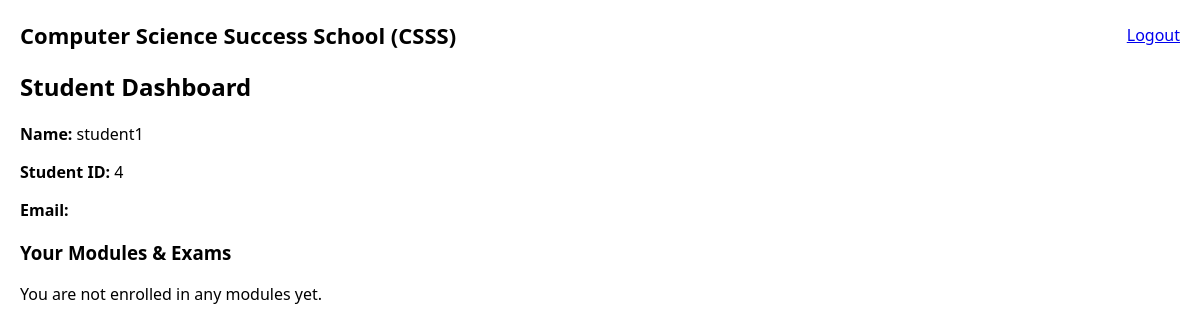
The page /accounts/student/dashboard/ (signed in) on the database as committed earlier.
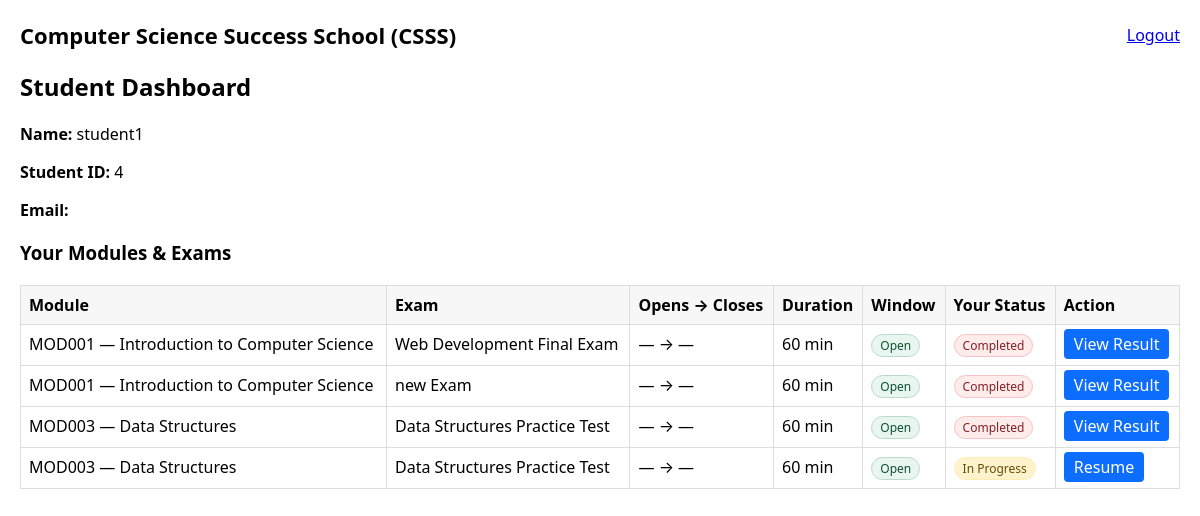
The same page on the database as committed later.
### accounts/models.py (models this page shows, shortened)
class CustomUser(AbstractUser):
    ROLE_CHOICES = (
        ('student', 'Student'),
        ('staff', 'Staff'),
    )
    role = models.CharField(max_length=10, choices=ROLE_CHOICES, default='student')
    module = models.ForeignKey(
        Module, on_delete=models.SET_NULL, null=True, blank=True, related_name='staff_members'
    )
    modules = models.ManyToManyField(Module, blank=True, related_name='students')

class Module(models.Model):
    name = models.CharField(max_length=100, unique=True)
    code = models.CharField(max_length=32, unique=True)

### exams/models.py (models this page shows, shortened)
class Exam(models.Model):
    title = models.CharField(max_length=200)
    description = models.TextField(blank=True)
    created_at = models.DateTimeField(auto_now_add=True)
    is_active = models.BooleanField(default=True)
    module = models.ForeignKey(Module, on_delete=models.CASCADE)
    opens_at = models.DateTimeField(null=True, blank=True)
    closes_at = models.DateTimeField(null=True, blank=True)
    duration_minutes = models.PositiveIntegerField(default=60)
    def is_open_now(self):
        now = timezone.now()
        if self.opens_at and now < self.opens_at:
            return False
        if self.closes_at and now >= self.closes_at:
            return False
        return True

### accounts/views.py (the view)
# urls.py: path('student/dashboard/', student_dashboard, name='student_dashboard'),
@login_required
def student_dashboard(request):
    if getattr(request.user, 'role', None) != 'student':
        return redirect('login')
    student = request.user
    modules = student.modules.all().order_by('code', 'name')
    exams_qs = (Exam.objects
                .filter(module__in=modules, is_active=True)
                .select_related('module')
                .order_by('module__code', 'title'))
    attempts = (StudentExamAttempt.objects
                .filter(student=student, exam__in=exams_qs)
                .values('exam_id', 'id', 'completed'))
    attempt_map = {a['exam_id']: a for a in attempts}
    exams = []
    for e in exams_qs:
        att = attempt_map.get(e.id)
        if att:
            if att['completed']:
                e.status = 'Completed'
                e.attempt_id = att['id']
            else:
                e.status = 'In Progress'
                e.attempt_id = att['id']
        else:
            e.status = 'Not Started'
            e.attempt_id = None
        exams.append(e)
    return render(request, 'accounts/student_dashboard.html', {
        'modules': modules,
        'exams': exams,
    })

### templates/accounts/student_dashboard.html (shortened to what this page needs)
<!DOCTYPE html>
<html lang="en">
<head>
</head>
<body>
    <header>
        <h1>Computer Science Success School (CSSS)</h1>
        <nav>
            <a href="{% url 'logout' %}">Logout</a>
        </nav>
    </header>
    <section>
        <h2>Student Dashboard</h2>
        <p><strong>Name:</strong> {{ request.user.get_full_name|default:request.user.username }}</p>
        <p><strong>Student ID:</strong> {{ request.user.id }}</p>
        <p><strong>Email:</strong> {{ request.user.email }}</p>
    </section>
    <section>
        <h3>Your Modules & Exams</h3>
        {% if modules %}
        <table>
            <thead>
                <tr>
                    <th>Module</th>
                    <th>Exam</th>
                    <th>Opens → Closes</th>
                    <th>Duration</th>
                    <th>Window</th>
                    <th>Your Status</th>
                    <th>Action</th>
                </tr>
            </thead>
            <tbody>
            {% for exam in exams %}
                <tr>
                    <td>{{ exam.module.code }} — {{ exam.module.name }}</td>
                    <td>{{ exam.title }}</td>
                    <td>
                        {% if exam.opens_at %}{{ exam.opens_at }}{% else %}—{% endif %} →
                        {% if exam.closes_at %}{{ exam.closes_at }}{% else %}—{% endif %}
                    </td>
                    <td>{{ exam.duration_minutes }} min</td>
                    <td>
                        {% if exam.is_open_now %}
                            <span class="pill pill-open">Open</span>
                        {% else %}
                            <span class="pill pill-closed">Closed</span>
                        {% endif %}
                    </td>
                    <td>
                        {% if exam.status == "Completed" %}
                            <span class="pill pill-closed">Completed</span>
                        {% elif exam.status == "In Progress" %}
                            <span class="pill pill-progress">In Progress</span>
                        {% else %}
                            <span class="pill">Not Started</span>
                        {% endif %}
                    </td>
                    <td class="actions">
                        {% if exam.status == "Completed" %}
                            <a href="{% url 'exam_result' exam.id %}">View Result</a>
                        {% elif exam.status == "In Progress" %}
                            <a href="{% url 'take_exam_start' exam.id %}">Resume</a>
                        {% elif exam.is_open_now %}
                            <a href="{% url 'take_exam_start' exam.id %}">Start Exam</a>
                        {% else %}
                            —
                        {% endif %}
                    </td>
                </tr>
            {% endfor %}
            </tbody>
        </table>
        {% else %}
            <p>You are not enrolled in any modules yet.</p>
        {% endif %}
    </section>
</body>
</html>

### templates/accounts/student_dashboard.html (style rules this page uses)
body { font-family: system-ui, -apple-system, Segoe UI, Roboto, Arial, sans-serif; margin: 20px; }
header { display:flex; justify-content:space-between; align-items:center; margin-bottom: 20px; }
h1 { font-size: 22px; margin: 0; }
table { border-collapse: collapse; width: 100%; margin-top: 20px; }
th, td { border: 1px solid #ddd; padding: 8px; vertical-align: top; }
th { background: #f7f7f7; text-align: left; }
.pill { display:inline-block; padding:2px 8px; border-radius:999px; font-size:12px; border:1px solid #ddd; }
.pill-open { background:#e8f6ef; color:#0f5132; border-color:#badbcc; }
.pill-closed { background:#fdecea; color:#842029; border-color:#f5c2c7; }
.pill-progress { background:#fff3cd; color:#664d03; border-color:#ffecb5; }
.actions a { padding:4px 10px; background:#0d6efd; color:white; border-radius:4px; text-decoration:none; }

Rows that differ between the two databases and show on the page:
now on this page (row unchanged): Exam: module.code "MOD001", module.name "Introduction to Computer Science", title "Web Development Final Exam", duration_minutes "60", shows "Open", shows "Completed", shows "View Result"
added Exam: module.code "MOD001", module.name "Introduction to Computer Science", title "new Exam", duration_minutes "60", shows "Open", shows "Completed", shows "View Result"
now on this page (row unchanged): Exam: module.code "MOD003", module.name "Data Structures", title "Data Structures Practice Test", duration_minutes "60", shows "Open", shows "Completed", shows "View Result"
now on this page (row unchanged): Exam: module.code "MOD003", module.name "Data Structures", title "Data Structures Practice Test", duration_minutes "60", shows "Open", shows "In Progress", shows "Resume"
Other text that changed with them:
text no longer shown: "You are not enrolled in any modules yet."
text now shown: "Module Exam Opens → Closes Duration Window Your Status Action"
